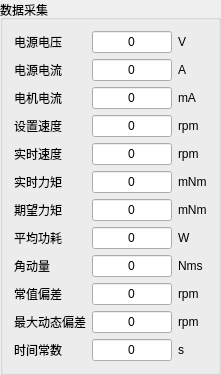
         <widget class="QGroupBox" name="groupBox_28">
          <property name="title">
           <string>数据采集</string>
          </property>
          <layout class="QGridLayout" name="gridLayout_36">
           <item row="13" column="0">
            <widget class="QLabel" name="label_186">
             <property name="sizePolicy">
              <sizepolicy hsizetype="Preferred" vsizetype="Preferred">
               <horstretch>0</horstretch>
               <verstretch>0</verstretch>
              </sizepolicy>
             </property>
             <property name="text">
              <string>最大动态偏差</string>
             </property>
            </widget>
           </item>
           <item row="14" column="3">
            <widget class="QLineEdit" name="lineEdit_time_constant_4">
             <property name="sizePolicy">
              <sizepolicy hsizetype="Fixed" vsizetype="Fixed">
               <horstretch>0</horstretch>
               <verstretch>0</verstretch>
              </sizepolicy>
             </property>
             <property name="maximumSize">
              <size>
               <width>80</width>
               <height>16777215</height>
              </size>
             </property>
             <property name="text">
              <string>0</string>
             </property>
             <property name="alignment">
              <set>Qt::AlignCenter</set>
             </property>
             <property name="readOnly">
              <bool>true</bool>
             </property>
            </widget>
           </item>
           <item row="4" column="3">
            <widget class="QLineEdit" name="lineEdit_motor_cur_4">
             <property name="sizePolicy">
              <sizepolicy hsizetype="Fixed" vsizetype="Fixed">
               <horstretch>0</horstretch>
               <verstretch>0</verstretch>
              </sizepolicy>
             </property>
             <property name="maximumSize">
              <size>
               <width>80</width>
               <height>16777215</height>
              </size>
             </property>
             <property name="text">
              <string>0</string>
             </property>
             <property name="alignment">
              <set>Qt::AlignCenter</set>
             </property>
             <property name="readOnly">
              <bool>true</bool>
             </property>
            </widget>
           </item>
           <item row="10" column="5">
            <widget class="QLabel" name="label_187">
             <property name="text">
              <string>W</string>
             </property>
            </widget>
           </item>
           <item row="11" column="5">
            <widget class="QLabel" name="label_188">
             <property name="text">
              <string>Nms</string>
             </property>
            </widget>
           </item>
           <item row="12" column="5">
            <widget class="QLabel" name="label_189">
             <property name="text">
              <string>rpm</string>
             </property>
            </widget>
           </item>
           <item row="11" column="0">
            <widget class="QLabel" name="label_190">
             <property name="sizePolicy">
              <sizepolicy hsizetype="Preferred" vsizetype="Preferred">
               <horstretch>0</horstretch>
               <verstretch>0</verstretch>
              </sizepolicy>
             </property>
             <property name="text">
              <string>角动量</string>
             </property>
            </widget>
           </item>
           <item row="13" column="5">
            <widget class="QLabel" name="label_191">
             <property name="text">
              <string>rpm</string>
             </property>
            </widget>
           </item>
           <item row="0" column="5">
            <widget class="QLabel" name="label_192">
             <property name="text">
              <string>V</string>
             </property>
            </widget>
           </item>
           <item row="5" column="5">
            <widget class="QLabel" name="label_52_4">
             <property name="text">
              <string>rpm</string>
             </property>
            </widget>
           </item>
           <item row="6" column="0">
            <widget class="QLabel" name="label_193">
             <property name="text">
              <string>实时速度</string>
             </property>
            </widget>
           </item>
           <item row="3" column="0">
            <widget class="QLabel" name="label_194">
             <property name="text">
              <string>电源电流</string>
             </property>
            </widget>
           </item>
           <item row="4" column="0">
            <widget class="QLabel" name="label_195">
             <property name="text">
              <string>电机电流</string>
             </property>
            </widget>
           </item>
           <item row="4" column="5">
            <widget class="QLabel" name="label_196">
             <property name="text">
              <string>mA</string>
             </property>
            </widget>
           </item>
           <item row="5" column="0">
            <widget class="QLabel" name="label_setval_right_4">
             <property name="text">
              <string>设置速度</string>
             </property>
            </widget>
           </item>
           <item row="3" column="5">
            <widget class="QLabel" name="label_197">
             <property name="text">
              <string>A</string>
             </property>
            </widget>
           </item>
           <item row="6" column="5">
            <widget class="QLabel" name="label_198">
             <property name="text">
              <string>rpm</string>
             </property>
            </widget>
           </item>
           <item row="7" column="5">
            <widget class="QLabel" name="label_199">
             <property name="text">
              <string>mNm</string>
             </property>
            </widget>
           </item>
           <item row="10" column="0">
            <widget class="QLabel" name="label_200">
             <property name="text">
              <string>平均功耗</string>
             </property>
            </widget>
           </item>
           <item row="7" column="0">
            <widget class="QLabel" name="label_201">
             <property name="text">
              <string>实时力矩</string>
             </property>
            </widget>
           </item>
           <item row="3" column="3">
            <widget class="QLineEdit" name="lineEdit_sys_cur_4">
             <property name="sizePolicy">
              <sizepolicy hsizetype="Fixed" vsizetype="Fixed">
               <horstretch>0</horstretch>
               <verstretch>0</verstretch>
              </sizepolicy>
             </property>
             <property name="maximumSize">
              <size>
               <width>80</width>
               <height>16777215</height>
              </size>
             </property>
             <property name="text">
              <string>0</string>
             </property>
             <property name="alignment">
              <set>Qt::AlignCenter</set>
             </property>
             <property name="readOnly">
              <bool>true</bool>
             </property>
            </widget>
           </item>
           <item row="5" column="3">
            <widget class="QLineEdit" name="lineEdit_motor_set_spd_4">
             <property name="sizePolicy">
              <sizepolicy hsizetype="Fixed" vsizetype="Fixed">
               <horstretch>0</horstretch>
               <verstretch>0</verstretch>
              </sizepolicy>
             </property>
             <property name="maximumSize">
              <size>
               <width>80</width>
               <height>16777215</height>
              </size>
             </property>
             <property name="text">
              <string>0</string>
             </property>
             <property name="alignment">
              <set>Qt::AlignCenter</set>
             </property>
             <property name="readOnly">
              <bool>true</bool>
             </property>
            </widget>
           </item>
           <item row="6" column="3">
            <widget class="QLineEdit" name="lineEdit_motor_act_spd_4">
             <property name="sizePolicy">
              <sizepolicy hsizetype="Fixed" vsizetype="Fixed">
               <horstretch>0</horstretch>
               <verstretch>0</verstretch>
              </sizepolicy>
             </property>
             <property name="maximumSize">
              <size>
               <width>80</width>
               <height>16777215</height>
              </size>
             </property>
             <property name="text">
              <string>0</string>
             </property>
             <property name="alignment">
              <set>Qt::AlignCenter</set>
             </property>
             <property name="readOnly">
              <bool>true</bool>
             </property>
            </widget>
           </item>
           <item row="7" column="3">
            <widget class="QLineEdit" name="lineEdit_motor_act_tor_4">
             <property name="enabled">
              <bool>true</bool>
             </property>
             <property name="sizePolicy">
              <sizepolicy hsizetype="Fixed" vsizetype="Fixed">
               <horstretch>0</horstretch>
               <verstretch>0</verstretch>
              </sizepolicy>
             </property>
             <property name="maximumSize">
              <size>
               <width>80</width>
               <height>16777215</height>
              </size>
             </property>
             <property name="text">
              <string>0</string>
             </property>
             <property name="alignment">
              <set>Qt::AlignCenter</set>
             </property>
             <property name="readOnly">
              <bool>true</bool>
             </property>
            </widget>
           </item>
           <item row="10" column="3">
            <widget class="QLineEdit" name="lineEdit_motor_wate_4">
             <property name="sizePolicy">
              <sizepolicy hsizetype="Fixed" vsizetype="Fixed">
               <horstretch>0</horstretch>
               <verstretch>0</verstretch>
              </sizepolicy>
             </property>
             <property name="maximumSize">
              <size>
               <width>80</width>
               <height>16777215</height>
              </size>
             </property>
             <property name="text">
              <string>0</string>
             </property>
             <property name="alignment">
              <set>Qt::AlignCenter</set>
             </property>
             <property name="readOnly">
              <bool>true</bool>
             </property>
            </widget>
           </item>
           <item row="11" column="3">
            <widget class="QLineEdit" name="lineEdit_motor_jdl_4">
             <property name="sizePolicy">
              <sizepolicy hsizetype="Fixed" vsizetype="Fixed">
               <horstretch>0</horstretch>
               <verstretch>0</verstretch>
              </sizepolicy>
             </property>
             <property name="maximumSize">
              <size>
               <width>80</width>
               <height>16777215</height>
              </size>
             </property>
             <property name="text">
              <string>0</string>
             </property>
             <property name="alignment">
              <set>Qt::AlignCenter</set>
             </property>
             <property name="readOnly">
              <bool>true</bool>
             </property>
            </widget>
           </item>
           <item row="12" column="3">
            <widget class="QLineEdit" name="lineEdit_motor_jdl_czpc_4">
             <property name="sizePolicy">
              <sizepolicy hsizetype="Fixed" vsizetype="Fixed">
               <horstretch>0</horstretch>
               <verstretch>0</verstretch>
              </sizepolicy>
             </property>
             <property name="maximumSize">
              <size>
               <width>80</width>
               <height>16777215</height>
              </size>
             </property>
             <property name="text">
              <string>0</string>
             </property>
             <property name="alignment">
              <set>Qt::AlignCenter</set>
             </property>
             <property name="readOnly">
              <bool>true</bool>
             </property>
            </widget>
           </item>
           <item row="13" column="3">
            <widget class="QLineEdit" name="lineEdit_motor_jdl_dtpc_4">
             <property name="sizePolicy">
              <sizepolicy hsizetype="Fixed" vsizetype="Fixed">
               <horstretch>0</horstretch>
               <verstretch>0</verstretch>
              </sizepolicy>
             </property>
             <property name="maximumSize">
              <size>
               <width>80</width>
               <height>16777215</height>
              </size>
             </property>
             <property name="text">
              <string>0</string>
             </property>
             <property name="alignment">
              <set>Qt::AlignCenter</set>
             </property>
             <property name="readOnly">
              <bool>true</bool>
             </property>
            </widget>
           </item>
           <item row="8" column="0">
            <widget class="QLabel" name="label_202">
             <property name="text">
              <string>期望力矩</string>
             </property>
            </widget>
           </item>
           <item row="8" column="3">
            <widget class="QLineEdit" name="lineEdit_motor_hope_tor_4">
             <property name="sizePolicy">
              <sizepolicy hsizetype="Fixed" vsizetype="Fixed">
               <horstretch>0</horstretch>
               <verstretch>0</verstretch>
              </sizepolicy>
             </property>
             <property name="maximumSize">
              <size>
               <width>80</width>
               <height>16777215</height>
              </size>
             </property>
             <property name="text">
              <string>0</string>
             </property>
             <property name="cursorPosition">
              <number>1</number>
             </property>
             <property name="alignment">
              <set>Qt::AlignCenter</set>
             </property>
             <property name="readOnly">
              <bool>true</bool>
             </property>
            </widget>
           </item>
           <item row="8" column="5">
            <widget class="QLabel" name="label_203">
             <property name="text">
              <string>mNm</string>
             </property>
            </widget>
           </item>
           <item row="14" column="5">
            <widget class="QLabel" name="label_204">
             <property name="text">
              <string>s</string>
             </property>
            </widget>
           </item>
           <item row="14" column="0">
            <widget class="QLabel" name="label_205">
             <property name="text">
              <string>时间常数</string>
             </property>
            </widget>
           </item>
           <item row="0" column="0">
            <widget class="QLabel" name="label_206">
             <property name="text">
              <string>电源电压</string>
             </property>
            </widget>
           </item>
           <item row="12" column="0">
            <widget class="QLabel" name="label_207">
             <property name="sizePolicy">
              <sizepolicy hsizetype="Preferred" vsizetype="Preferred">
               <horstretch>0</horstretch>
               <verstretch>0</verstretch>
              </sizepolicy>
             </property>
             <property name="text">
              <string>常值偏差</string>
             </property>
            </widget>
           </item>
           <item row="0" column="3">
            <widget class="QLineEdit" name="lineEdit_sys_vol_4">
             <property name="sizePolicy">
              <sizepolicy hsizetype="Fixed" vsizetype="Fixed">
               <horstretch>0</horstretch>
               <verstretch>0</verstretch>
              </sizepolicy>
             </property>
             <property name="maximumSize">
              <size>
               <width>80</width>
               <height>16777215</height>
              </size>
             </property>
             <property name="text">
              <string>0</string>
             </property>
             <property name="alignment">
              <set>Qt::AlignCenter</set>
             </property>
             <property name="readOnly">
              <bool>true</bool>
             </property>
            </widget>
           </item>
          </layout>
         </widget>
